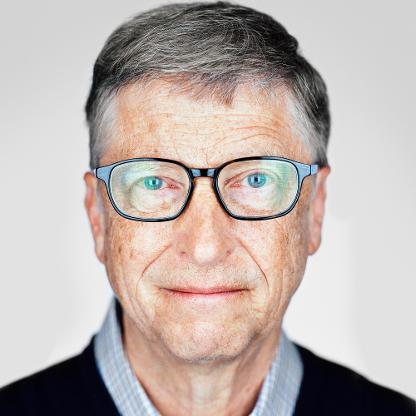
#> input picture bill gates.jpg, 416 x 416 px
$ python 'wear glasses eye detection.py'
#> lines starting #> are read from the running program, lines starting #| are printed output that depends on the picture; after the words box and inside, x2 and y2 are one past the last pixel; in counts of white or black regions, pixels touching at a corner belong together

import cv2

img= cv2.imread("bill gates.jpg")
#> img is the input picture: shape (416, 416, 3); mean B, G, R 173.9, 178.3, 189.3

gray= cv2.cvtColor(img,cv2.COLOR_BGR2GRAY)
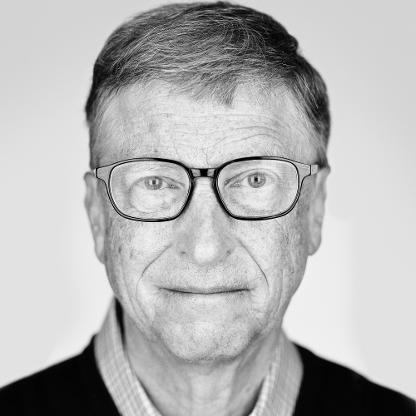
#> gray: shape (416, 416); min 0, max 254, mean 181.1

face_classifier=cv2.CascadeClassifier('C:/Users/karam chand/AppData/Local/Programs/Python/Python37/Lib/site-packages/cv2/data/haarcascade_frontalface_default.xml')
eye_classifier=cv2.CascadeClassifier('C:/Users/karam chand/AppData/Local/Programs/Python/Python37/Lib/site-packages/cv2/data/haarcascade_eye_tree_eyeglasses.xml')

face = face_classifier.detectMultiScale(gray, 1.1, 5)
#> face = [[73, 93, 254, 254]]
eye = eye_classifier.detectMultiScale(gray,1.1,5)
#> eye = [[142, 169, 26, 26], [229, 157, 47, 47]]
for x,y,w,h in face:
    print(x,w,y,h)
    cv2.rectangle(img,(x,y),(x+w,y+h),(255,0,0),5)
#> this loop made 1 pass
#| 73 254 93 254
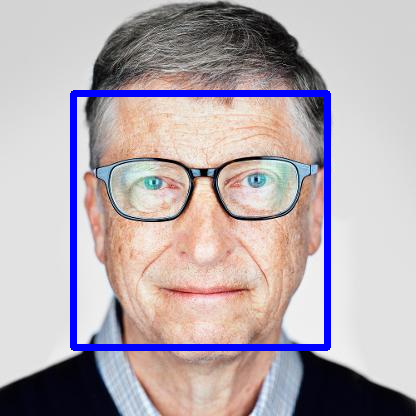
#> img: shape (416, 416, 3); 4.1% of pixels changed, all inside (x1, y1, x2, y2) = (70, 90, 331, 351)

for ex,ey,ew,eh in eye:
    print(ex,ey,ew,eh)
    cv2.rectangle(img,(ex,ey),(ex+ew,ey+eh),(0,0,255),3)
#> this loop made 2 passes
#| 142 169 26 26
#| 229 157 47 47
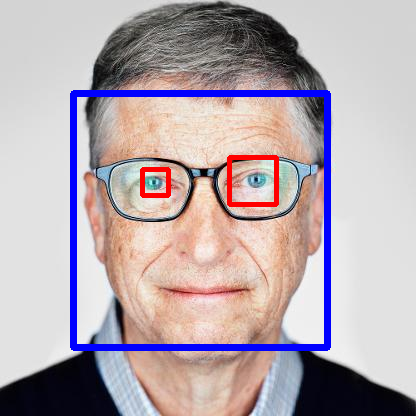
#> img: shape (416, 416, 3); 0.83% of pixels changed, all inside (x1, y1, x2, y2) = (140, 155, 279, 207)

print("face found", len(face))
#| face found 1
print("eye",len(eye))
#| eye 2
cv2.imshow("face",img)
cv2.imshow("gray",gray)
cv2.waitKey(0)
cv2.destroyAllWindows()

$ run again, with avii.jpg copied over bill gates.jpg
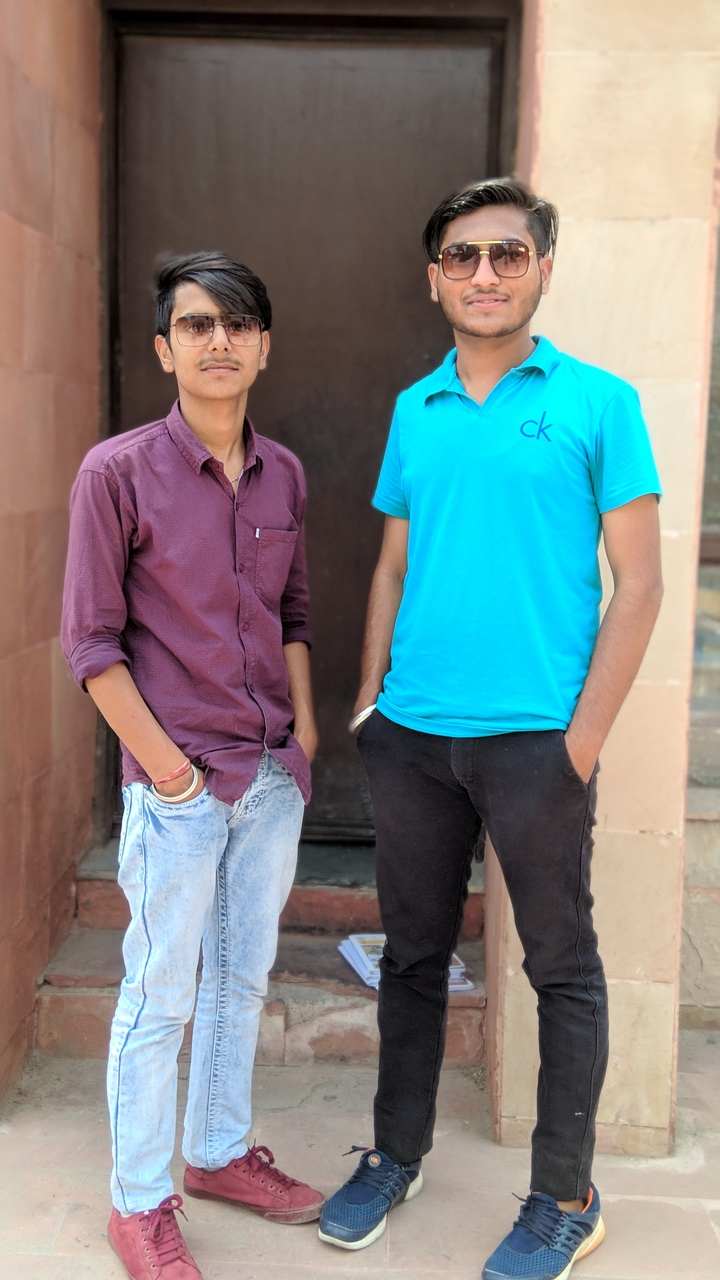
#> input picture avii.jpg, 720 x 1280 px
#> img is the input picture: shape (1280, 720, 3); mean B, G, R 128.2, 129.7, 128.4
#> face = [[228, 503, 61, 61], [158, 283, 115, 115], [418, 206, 133, 133]]
#> eye = [[474, 172, 50, 50]]
#> the loop `for x,y,w,h in face:` made 3 passes
#> (printed output is left out)
#> after the loop `for x,y,w,h in face:`:
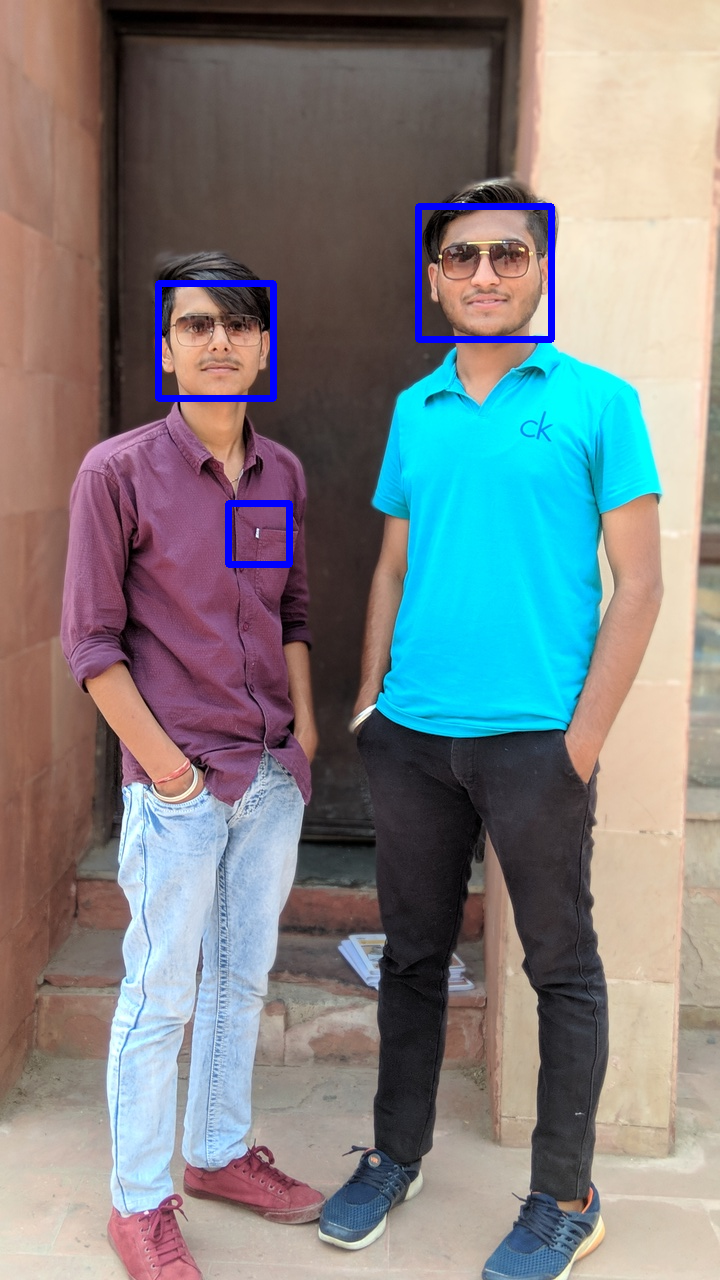
#> img: shape (1280, 720, 3); 0.93% of pixels changed, all inside (x1, y1, x2, y2) = (155, 203, 555, 568)
#> the loop `for ex,ey,ew,eh in eye:` made 1 pass
#> (printed output is left out)
#> after the loop `for ex,ey,ew,eh in eye:`:
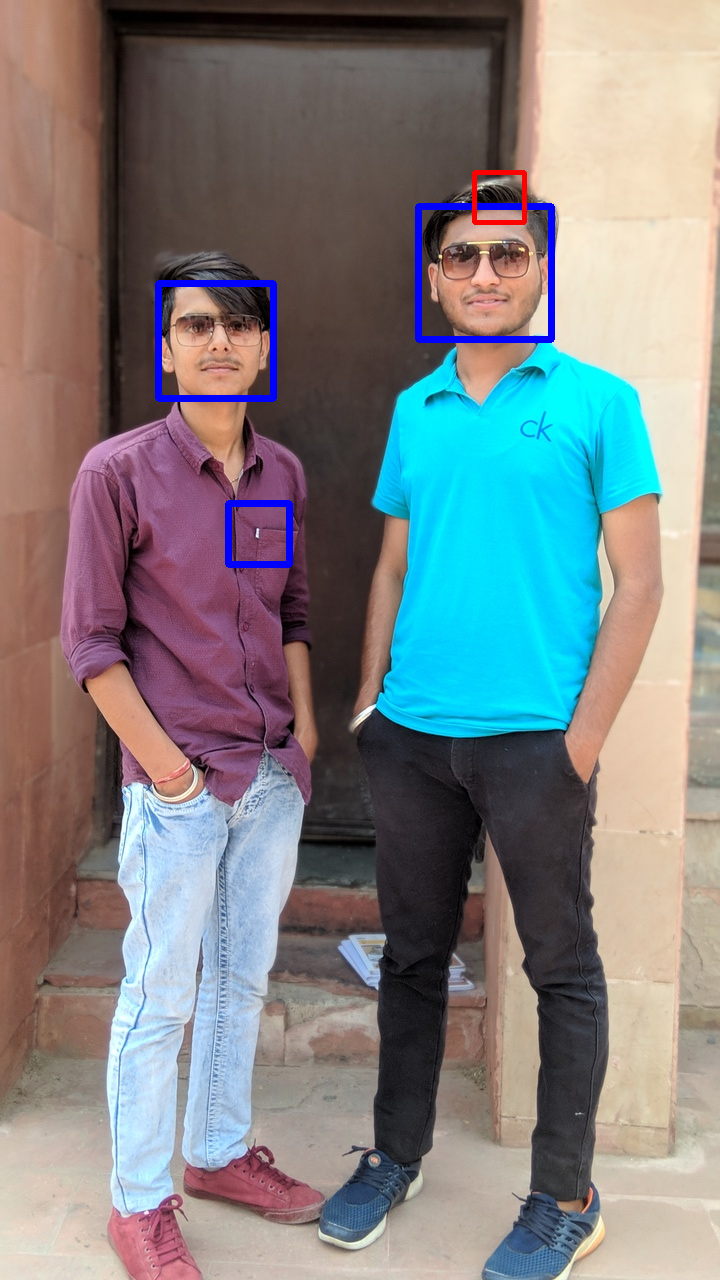
#> img: shape (1280, 720, 3); 0.11% of pixels changed, all inside (x1, y1, x2, y2) = (472, 170, 527, 225)
#| face found 3
#| eye 1
